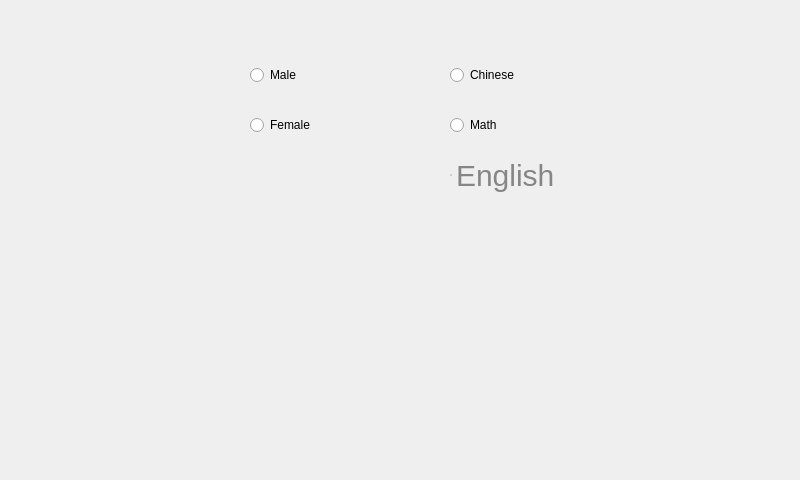
<?xml version="1.0" encoding="UTF-8"?>
<ui version="4.0">
 <class>Widget</class>
 <widget class="QWidget" name="Widget">
  <property name="geometry">
   <rect>
    <x>0</x>
    <y>0</y>
    <width>800</width>
    <height>480</height>
   </rect>
  </property>
  <property name="windowTitle">
   <string>Widget</string>
  </property>
  <widget class="QRadioButton" name="radioButton">
   <property name="geometry">
    <rect>
     <x>250</x>
     <y>50</y>
     <width>100</width>
     <height>50</height>
    </rect>
   </property>
   <property name="styleSheet">
    <string notr="true"/>
   </property>
   <property name="text">
    <string>Male</string>
   </property>
   <attribute name="buttonGroup">
    <string notr="true">buttonGroup_2</string>
   </attribute>
  </widget>
  <widget class="QRadioButton" name="radioButton_2">
   <property name="geometry">
    <rect>
     <x>250</x>
     <y>100</y>
     <width>100</width>
     <height>50</height>
    </rect>
   </property>
   <property name="styleSheet">
    <string notr="true">QRadioButton::indicator:checked { image : url(:/icon/radio.png) }
</string>
   </property>
   <property name="text">
    <string>Female</string>
   </property>
   <attribute name="buttonGroup">
    <string notr="true">buttonGroup_2</string>
   </attribute>
  </widget>
  <widget class="QRadioButton" name="radioButton_3">
   <property name="geometry">
    <rect>
     <x>450</x>
     <y>100</y>
     <width>120</width>
     <height>50</height>
    </rect>
   </property>
   <property name="text">
    <string>Math</string>
   </property>
   <attribute name="buttonGroup">
    <string notr="true">buttonGroup</string>
   </attribute>
  </widget>
  <widget class="QRadioButton" name="radioButton_4">
   <property name="geometry">
    <rect>
     <x>450</x>
     <y>50</y>
     <width>120</width>
     <height>50</height>
    </rect>
   </property>
   <property name="text">
    <string>Chinese</string>
   </property>
   <attribute name="buttonGroup">
    <string notr="true">buttonGroup</string>
   </attribute>
  </widget>
  <widget class="QRadioButton" name="radioButton_5">
   <property name="geometry">
    <rect>
     <x>450</x>
     <y>150</y>
     <width>120</width>
     <height>50</height>
    </rect>
   </property>
   <property name="styleSheet">
    <string notr="true">QRadioButton::indicator:unchecked { image-url(:/icon/radio.png) }
QRadioButton::indicator:checked { image-url(:/icon/radio.png) }
QRadioButton{font-size: 30px; color:#99404040}
QRadioButton::indicator:unchecked {width: 0px; height: 0px}
</string>
   </property>
   <property name="text">
    <string>English</string>
   </property>
   <attribute name="buttonGroup">
    <string notr="true">buttonGroup</string>
   </attribute>
  </widget>
  <zorder>radioButton_4</zorder>
  <zorder>radioButton_2</zorder>
  <zorder>radioButton</zorder>
  <zorder>radioButton_5</zorder>
  <zorder>radioButton_3</zorder>
 </widget>
 <resources/>
 <connections/>
 <buttongroups>
  <buttongroup name="buttonGroup"/>
  <buttongroup name="buttonGroup_2"/>
 </buttongroups>
</ui>
